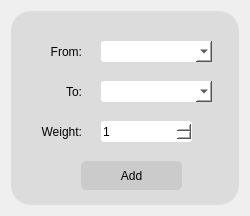
                   <widget class="QWidget" name="page_5">
                    <property name="geometry">
                     <rect>
                      <x>0</x>
                      <y>0</y>
                      <width>250</width>
                      <height>216</height>
                     </rect>
                    </property>
                    <attribute name="label">
                     <string>Add edge</string>
                    </attribute>
                    <layout class="QVBoxLayout" name="verticalLayout_8">
                     <item>
                      <widget class="QFrame" name="frame_6">
                       <property name="styleSheet">
                        <string notr="true">background-color: rgba(0, 0, 0, 20);
border-radius:20px;</string>
                       </property>
                       <widget class="QPushButton" name="add_edge_pushButton">
                        <property name="geometry">
                         <rect>
                          <x>70</x>
                          <y>150</y>
                          <width>101</width>
                          <height>29</height>
                         </rect>
                        </property>
                        <property name="cursor">
                         <cursorShape>PointingHandCursor</cursorShape>
                        </property>
                        <property name="styleSheet">
                         <string notr="true">border-radius:5px;</string>
                        </property>
                        <property name="text">
                         <string>Add</string>
                        </property>
                       </widget>
                       <widget class="QComboBox" name="e_dest_node_comboBox">
                        <property name="geometry">
                         <rect>
                          <x>90</x>
                          <y>70</y>
                          <width>111</width>
                          <height>21</height>
                         </rect>
                        </property>
                        <property name="styleSheet">
                         <string notr="true">background-color: rgb(255, 255, 255);
border-radius: 3px;
font: 12pt &quot;Calibri&quot;;</string>
                        </property>
                       </widget>
                       <widget class="QComboBox" name="e_initial_node_comboBox">
                        <property name="geometry">
                         <rect>
                          <x>90</x>
                          <y>30</y>
                          <width>111</width>
                          <height>21</height>
                         </rect>
                        </property>
                        <property name="styleSheet">
                         <string notr="true">background-color: rgb(255, 255, 255);
border-radius: 3px;
font: 12pt &quot;Calibri&quot;;</string>
                        </property>
                       </widget>
                       <widget class="QSpinBox" name="weight_spinBox">
                        <property name="geometry">
                         <rect>
                          <x>90</x>
                          <y>110</y>
                          <width>91</width>
                          <height>21</height>
                         </rect>
                        </property>
                        <property name="styleSheet">
                         <string notr="true">background-color: rgb(255, 255, 255);
font: 12pt &quot;Calibri&quot;;
border-radius:3px;</string>
                        </property>
                        <property name="maximum">
                         <number>10000000</number>
                        </property>
                        <property name="value">
                         <number>1</number>
                        </property>
                       </widget>
                       <widget class="QLabel" name="label_5">
                        <property name="geometry">
                         <rect>
                          <x>10</x>
                          <y>30</y>
                          <width>61</width>
                          <height>21</height>
                         </rect>
                        </property>
                        <property name="styleSheet">
                         <string notr="true">background-color: rgb(255, 255, 255,0);
font: 12pt &quot;Calibri&quot;;</string>
                        </property>
                        <property name="text">
                         <string>From:</string>
                        </property>
                        <property name="alignment">
                         <set>Qt::AlignRight|Qt::AlignTrailing|Qt::AlignVCenter</set>
                        </property>
                       </widget>
                       <widget class="QLabel" name="label_6">
                        <property name="geometry">
                         <rect>
                          <x>10</x>
                          <y>70</y>
                          <width>61</width>
                          <height>21</height>
                         </rect>
                        </property>
                        <property name="styleSheet">
                         <string notr="true">background-color: rgb(255, 255, 255,0);
font: 12pt &quot;Calibri&quot;;</string>
                        </property>
                        <property name="text">
                         <string>To:</string>
                        </property>
                        <property name="alignment">
                         <set>Qt::AlignRight|Qt::AlignTrailing|Qt::AlignVCenter</set>
                        </property>
                       </widget>
                       <widget class="QLabel" name="label_7">
                        <property name="geometry">
                         <rect>
                          <x>10</x>
                          <y>110</y>
                          <width>61</width>
                          <height>21</height>
                         </rect>
                        </property>
                        <property name="styleSheet">
                         <string notr="true">background-color: rgb(255, 255, 255,0);
font: 12pt &quot;Calibri&quot;;</string>
                        </property>
                        <property name="text">
                         <string>Weight:</string>
                        </property>
                        <property name="alignment">
                         <set>Qt::AlignRight|Qt::AlignTrailing|Qt::AlignVCenter</set>
                        </property>
                       </widget>
                      </widget>
                     </item>
                    </layout>
                   </widget>
